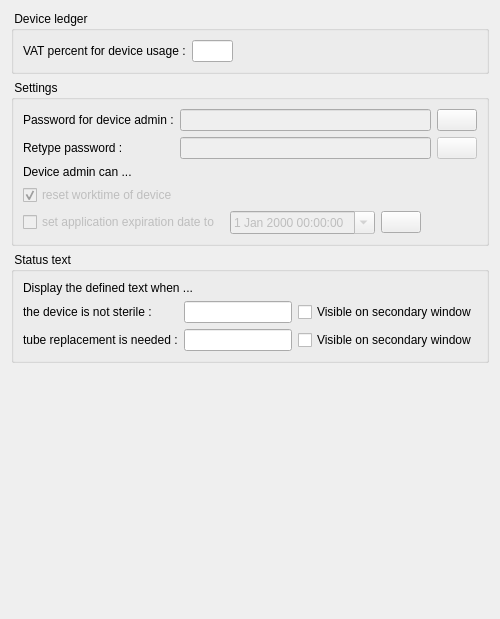
     <widget class="QWidget" name="tab_Device">
      <attribute name="title">
       <string>Device</string>
      </attribute>
      <layout class="QVBoxLayout" name="verticalLayout_27">
       <item>
        <widget class="QGroupBox" name="gbLedger">
         <property name="title">
          <string> Device ledger </string>
         </property>
         <layout class="QVBoxLayout" name="verticalLayout_7">
          <item>
           <layout class="QHBoxLayout" name="horizontalLayout_5">
            <item>
             <widget class="QLabel" name="lblVatPercent">
              <property name="text">
               <string>VAT percent for device usage :</string>
              </property>
             </widget>
            </item>
            <item>
             <widget class="QLineEdit" name="ledVatPercent">
              <property name="sizePolicy">
               <sizepolicy hsizetype="Fixed" vsizetype="Fixed">
                <horstretch>0</horstretch>
                <verstretch>0</verstretch>
               </sizepolicy>
              </property>
              <property name="maximumSize">
               <size>
                <width>41</width>
                <height>16777215</height>
               </size>
              </property>
             </widget>
            </item>
            <item>
             <spacer name="horizontalSpacer_9">
              <property name="orientation">
               <enum>Qt::Horizontal</enum>
              </property>
              <property name="sizeHint" stdset="0">
               <size>
                <width>40</width>
                <height>20</height>
               </size>
              </property>
             </spacer>
            </item>
           </layout>
          </item>
         </layout>
        </widget>
       </item>
       <item>
        <widget class="QGroupBox" name="gbSettings">
         <property name="title">
          <string> Settings </string>
         </property>
         <layout class="QVBoxLayout" name="verticalLayout_24">
          <item>
           <layout class="QGridLayout" name="gridLayout">
            <item row="0" column="0">
             <widget class="QLabel" name="lblDeviceAdminPassword">
              <property name="text">
               <string>Password for device admin :</string>
              </property>
             </widget>
            </item>
            <item row="0" column="1">
             <widget class="QLineEdit" name="ledDeviceAdminPassword">
              <property name="enabled">
               <bool>false</bool>
              </property>
              <property name="echoMode">
               <enum>QLineEdit::Password</enum>
              </property>
             </widget>
            </item>
            <item row="0" column="2">
             <widget class="QPushButton" name="pbModifyDevAdminPsw">
              <property name="text">
               <string/>
              </property>
             </widget>
            </item>
            <item row="1" column="0">
             <widget class="QLabel" name="lblRetype">
              <property name="text">
               <string>Retype password :</string>
              </property>
             </widget>
            </item>
            <item row="1" column="1">
             <widget class="QLineEdit" name="ledDeviceAdminPasswordCheck">
              <property name="enabled">
               <bool>false</bool>
              </property>
              <property name="echoMode">
               <enum>QLineEdit::Password</enum>
              </property>
             </widget>
            </item>
            <item row="1" column="2">
             <widget class="QPushButton" name="pbCancelModifyPsw">
              <property name="enabled">
               <bool>false</bool>
              </property>
              <property name="text">
               <string/>
              </property>
             </widget>
            </item>
           </layout>
          </item>
          <item>
           <widget class="QLabel" name="lblDeviceAdminPrivileges">
            <property name="text">
             <string>Device admin can ...</string>
            </property>
           </widget>
          </item>
          <item>
           <widget class="QCheckBox" name="chkDAResetClock">
            <property name="enabled">
             <bool>false</bool>
            </property>
            <property name="text">
             <string>reset worktime of device</string>
            </property>
            <property name="checked">
             <bool>true</bool>
            </property>
           </widget>
          </item>
          <item>
           <layout class="QHBoxLayout" name="horizontalLayout_37">
            <item>
             <widget class="QCheckBox" name="chkDASetExpireDate">
              <property name="enabled">
               <bool>false</bool>
              </property>
              <property name="text">
               <string>set application expiration date to </string>
              </property>
             </widget>
            </item>
            <item>
             <widget class="QDateTimeEdit" name="dteLicenceExpiration">
              <property name="enabled">
               <bool>false</bool>
              </property>
              <property name="calendarPopup">
               <bool>true</bool>
              </property>
             </widget>
            </item>
            <item>
             <widget class="QPushButton" name="pbModifyExpDate">
              <property name="text">
               <string/>
              </property>
             </widget>
            </item>
            <item>
             <spacer name="horizontalSpacer_28">
              <property name="orientation">
               <enum>Qt::Horizontal</enum>
              </property>
              <property name="sizeHint" stdset="0">
               <size>
                <width>40</width>
                <height>20</height>
               </size>
              </property>
             </spacer>
            </item>
           </layout>
          </item>
         </layout>
        </widget>
       </item>
       <item>
        <widget class="QGroupBox" name="gbPanelText">
         <property name="title">
          <string> Status text </string>
         </property>
         <layout class="QVBoxLayout" name="verticalLayout_6">
          <item>
           <widget class="QLabel" name="lblShowPanelText">
            <property name="text">
             <string>Display the defined text when ...</string>
            </property>
           </widget>
          </item>
          <item>
           <layout class="QFormLayout" name="formLayout_3">
            <item row="0" column="0">
             <widget class="QLabel" name="lblPanelTextSterile">
              <property name="text">
               <string>the device is not sterile :</string>
              </property>
             </widget>
            </item>
            <item row="0" column="1">
             <layout class="QHBoxLayout" name="horizontalLayout_34">
              <item>
               <widget class="QLineEdit" name="ledPanelTextSterile"/>
              </item>
              <item>
               <widget class="QCheckBox" name="chkVisibleSecSteril">
                <property name="text">
                 <string>Visible on secondary window</string>
                </property>
               </widget>
              </item>
             </layout>
            </item>
            <item row="1" column="0">
             <widget class="QLabel" name="lblPanelTextTubeReplacement">
              <property name="text">
               <string>tube replacement is needed :</string>
              </property>
             </widget>
            </item>
            <item row="1" column="1">
             <layout class="QHBoxLayout" name="horizontalLayout_35">
              <item>
               <widget class="QLineEdit" name="ledPanelTextTubeReplacement"/>
              </item>
              <item>
               <widget class="QCheckBox" name="chkVisibleSecTubeReplace">
                <property name="text">
                 <string>Visible on secondary window</string>
                </property>
               </widget>
              </item>
             </layout>
            </item>
           </layout>
          </item>
         </layout>
        </widget>
       </item>
       <item>
        <spacer name="verticalSpacer_4">
         <property name="orientation">
          <enum>Qt::Vertical</enum>
         </property>
         <property name="sizeHint" stdset="0">
          <size>
           <width>20</width>
           <height>245</height>
          </size>
         </property>
        </spacer>
       </item>
      </layout>
     </widget>
